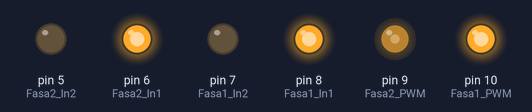
The sketch below on a simulated Arduino Uno, built with avr-gcc and run on an emulated ATmega328P. Parts: output pins drawn as LEDs (lit = HIGH).

Above: at 0.05 s.
At 1.0 s:
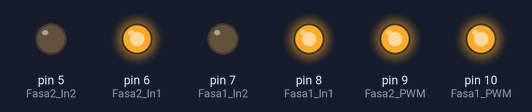
At 1.95 s:
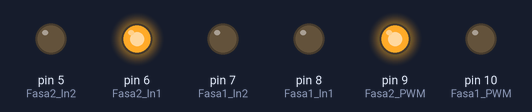
At 3.95 s:
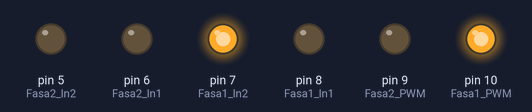
At 5.95 s:
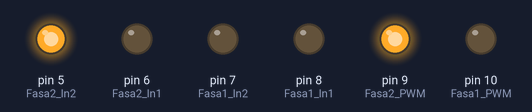
At 7.95 s:
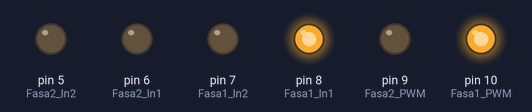
Timing chart, 0 to 10.4 s (numbered marks = the images above):
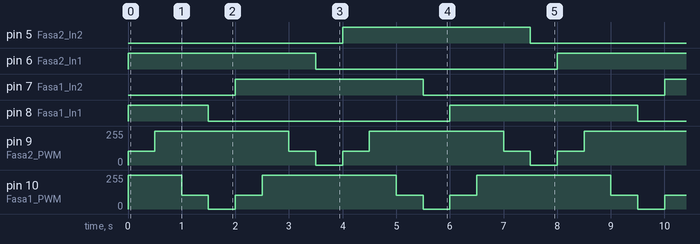

Measured:
- by itself, pin 5 (Fasa2_In2), pin 6 (Fasa2_In1), pin 7 (Fasa1_In2): alternates HIGH for 3.5 s and LOW for 4.5 s
- by itself, pin 8 (Fasa1_In1): repeats every 8.0 s: LOW 4.5 s, HIGH 3.5 s
- by itself, pin 9 (Fasa2_PWM): repeats every 4.0 s: 255/255 2.5 s, 105/255 0.50 s, 0/255 0.50 s, 105/255 0.50 s
- by itself, pin 10 (Fasa1_PWM): repeats every 4.0 s: 105/255 0.50 s, 0/255 0.50 s, 105/255 0.50 s, 255/255 2.5 s

The sketch:

P.Tekno_aktuator.ino
```cpp
const int Fasa1_In1 = 8;
const int Fasa1_In2 = 7;
const int Fasa1_PWM = 10;
const int Fasa2_In1 = 6;
const int Fasa2_In2 = 5;
const int Fasa2_PWM = 9;

void setup() {
  // put your setup code here, to run once:
  pinMode(Fasa1_In1, OUTPUT);
  pinMode(Fasa1_In2, OUTPUT);
  pinMode(Fasa1_PWM, OUTPUT);
  pinMode(Fasa2_In1, OUTPUT);
  pinMode(Fasa2_In2, OUTPUT);
  pinMode(Fasa2_PWM, OUTPUT);

  analogWrite(Fasa1_PWM, 0); //nilai awal = 0
  analogWrite(Fasa2_PWM, 0); //nilai awal = 0
}

int Step = 0;
int PWMstepAntara = 105;

void Rectangular_16Step()
{
  switch (Step)
  { case 0:
      analogWrite(Fasa1_PWM, 255);
      analogWrite(Fasa2_PWM, 0);
      digitalWrite(Fasa1_In1, 1);
      digitalWrite(Fasa1_In2, 0);
      digitalWrite(Fasa2_In1, 0);
      digitalWrite(Fasa2_In2, 0);
      break;
    case 1:
      analogWrite(Fasa1_PWM, 255);
      analogWrite(Fasa2_PWM, PWMstepAntara);
      digitalWrite(Fasa1_In1, 1);
      digitalWrite(Fasa1_In2, 0);
      digitalWrite(Fasa2_In1, 1);
      digitalWrite(Fasa2_In2, 0);
      break;
    case 2:
      analogWrite(Fasa1_PWM, 255);
      analogWrite(Fasa2_PWM, 255);
      digitalWrite(Fasa1_In1, 1);
      digitalWrite(Fasa1_In2, 0);
      digitalWrite(Fasa2_In1, 1);
      digitalWrite(Fasa2_In2, 0);
      break;
    case 3:
      analogWrite(Fasa1_PWM, PWMstepAntara);
      analogWrite(Fasa2_PWM, 255);
      digitalWrite(Fasa1_In1, 1);
      digitalWrite(Fasa1_In2, 0);
      digitalWrite(Fasa2_In1, 1);
      digitalWrite(Fasa2_In2, 0);
      break;
    case 4:
      analogWrite(Fasa1_PWM, 0);
      analogWrite(Fasa2_PWM, 255);
      digitalWrite(Fasa1_In1, 0);
      digitalWrite(Fasa1_In2, 0);
      digitalWrite(Fasa2_In1, 1);
      digitalWrite(Fasa2_In2, 0);
      break;
    case 5:
      analogWrite(Fasa1_PWM, PWMstepAntara);
      analogWrite(Fasa2_PWM, 255);
      digitalWrite(Fasa1_In1, 0);
      digitalWrite(Fasa1_In2, 1);
      digitalWrite(Fasa2_In1, 1);
      digitalWrite(Fasa2_In2, 0);
      break;
    case 6:
      analogWrite(Fasa1_PWM, 255);
      analogWrite(Fasa2_PWM, 255);
      digitalWrite(Fasa1_In1, 0);
      digitalWrite(Fasa1_In2, 1);
      digitalWrite(Fasa2_In1, 1);
      digitalWrite(Fasa2_In2, 0);
      break;
    case 7:
      analogWrite(Fasa1_PWM, 255);
      analogWrite(Fasa2_PWM, PWMstepAntara);
      digitalWrite(Fasa1_In1, 0);
      digitalWrite(Fasa1_In2, 1);
      digitalWrite(Fasa2_In1, 1);
      digitalWrite(Fasa2_In2, 0);
      break;
    case 8:
      analogWrite(Fasa1_PWM, 255);
      analogWrite(Fasa2_PWM, 0);
      digitalWrite(Fasa1_In1, 0);
      digitalWrite(Fasa1_In2, 1);
      digitalWrite(Fasa2_In1, 0);
      digitalWrite(Fasa2_In2, 0);
      break;
    case 9:
      analogWrite(Fasa1_PWM, 255);
      analogWrite(Fasa2_PWM, PWMstepAntara);
      digitalWrite(Fasa1_In1, 0);
      digitalWrite(Fasa1_In2, 1);
      digitalWrite(Fasa2_In1, 0);
      digitalWrite(Fasa2_In2, 1);
      break;
    case 10:
      analogWrite(Fasa1_PWM, 255);
      analogWrite(Fasa2_PWM, 255);
      digitalWrite(Fasa1_In1, 0);
      digitalWrite(Fasa1_In2, 1);
      digitalWrite(Fasa2_In1, 0);
      digitalWrite(Fasa2_In2, 1);
      break;
    case 11:
      analogWrite(Fasa1_PWM, PWMstepAntara);
      analogWrite(Fasa2_PWM, 255);
      digitalWrite(Fasa1_In1, 0);
      digitalWrite(Fasa1_In2, 1);
      digitalWrite(Fasa2_In1, 0);
      digitalWrite(Fasa2_In2, 1);
      break;
    case 12:
      analogWrite(Fasa1_PWM, 0);
      analogWrite(Fasa2_PWM, 255);
      digitalWrite(Fasa1_In1, 0);
      digitalWrite(Fasa1_In2, 0);
      digitalWrite(Fasa2_In1, 0);
      digitalWrite(Fasa2_In2, 1);
      break;
    case 13:
      analogWrite(Fasa1_PWM, PWMstepAntara);
      analogWrite(Fasa2_PWM, 255);
      digitalWrite(Fasa1_In1, 1);
      digitalWrite(Fasa1_In2, 0);
      digitalWrite(Fasa2_In1, 0);
      digitalWrite(Fasa2_In2, 1);
      break;
    case 14:
      analogWrite(Fasa1_PWM, 255);
      analogWrite(Fasa2_PWM, 255);
      digitalWrite(Fasa1_In1, 1);
      digitalWrite(Fasa1_In2, 0);
      digitalWrite(Fasa2_In1, 0);
      digitalWrite(Fasa2_In2, 1);
      break;
    case 15:
      analogWrite(Fasa1_PWM, 255);
      analogWrite(Fasa2_PWM, PWMstepAntara);
      digitalWrite(Fasa1_In1, 1);
      digitalWrite(Fasa1_In2, 0);
      digitalWrite(Fasa2_In1, 0);
      digitalWrite(Fasa2_In2, 1);
      break;
  }

}

void MicroStepping_R16_CW() {
  if (++Step > 15) Step = 0; // naikkan hitungan step
  Rectangular_16Step();
}

void MicroStepping_R16_CCW() {
  if (--Step < 0) Step = 15; // turunkan hitungan step
  Rectangular_16Step();
}

void loop() {
  MicroStepping_R16_CW();
  delay(500);
}
```
